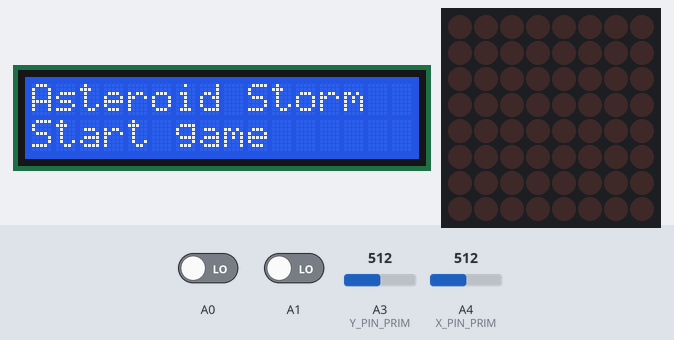
Simulated run of this sketch. Board: Arduino Nano, built with avr-gcc and run on an emulated ATmega328P. Parts: 16×2 character LCD, 8×8 LED matrix. Inputs (shaded band) come from the test bench; at power-on: A0 LOW, A3 (Y_PIN_PRIM) = 512, A1 LOW, A4 (X_PIN_PRIM) = 512. Random numbers use the default seed unless the sketch sets one.

Above: at 1.4 s.
1.5 s: A0 driven HIGH
At 1.91 s:
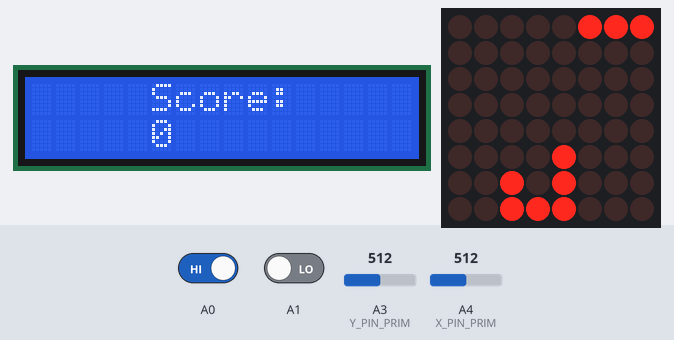
4.1 s: A3 (Y_PIN_PRIM) set to 588
6.5 s: A3 (Y_PIN_PRIM) set to 615
At 6.72 s:
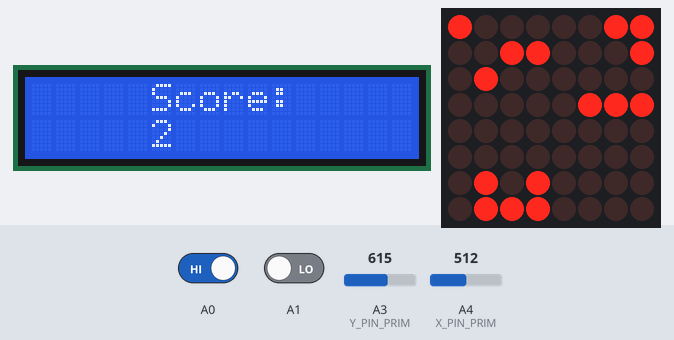
8.9 s: A1 driven HIGH
At 9.13 s:
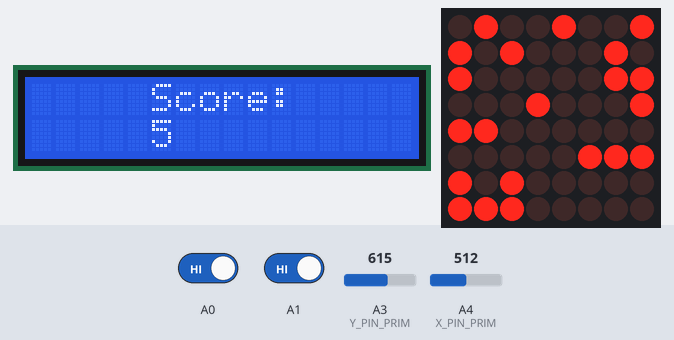
11.3 s: A0 driven LOW
At 11.54 s:
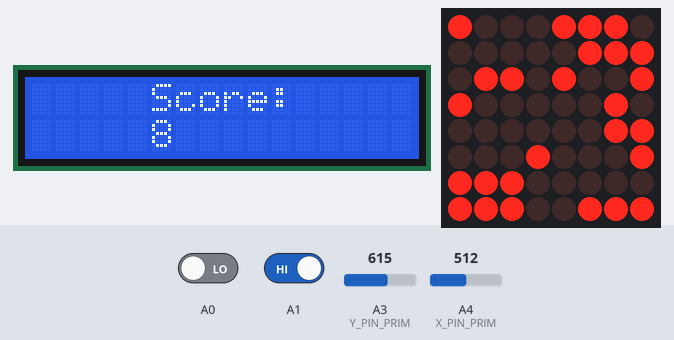
14.3 s: A1 driven LOW
At 17.7 s:
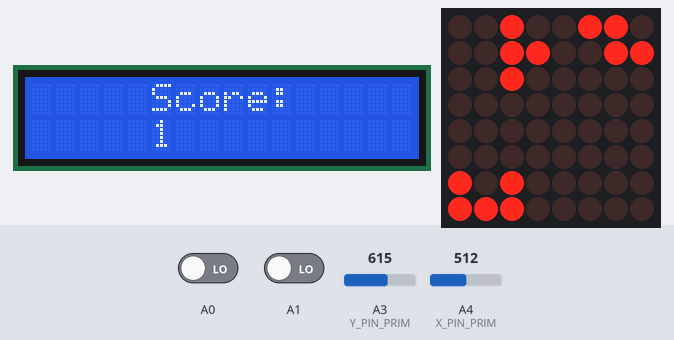
Timing chart, 0 to 19.2 s (numbered marks = the images above; inputs shaded):
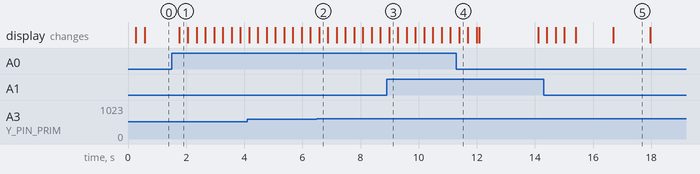

Measured:
- the behaviour switches between 600 and 601 on A3 (Y_PIN_PRIM) (found by bisection; images 1 and 2)
- after the input at 1.5 s, the display: changes after 0.26 s (image 1)
- what the display in image 5 shows lasts 1.3 s, from 16.7 s to 18.0 s

The sketch:

GoodGameBoi.ino
```cpp
#include "Menu.h"


void setup()
{
    lc.shutdown(0, false);
    lc.setIntensity(0, 0);
    lc.clearDisplay(0);

    livesLeft = 3;

    Exit();
}


void loop()
{
    MillisWait::readTime();

    switch (gameState)
    {
    case MENU :
        LCD.setString(0,"Asteroid Storm");
        LCD.setString(1, menuTexts[menuOpt]);

        leftBtn.ifPressed();
        rightBtn.ifPressed();
        Ctrl.checkV();
        break;

    case GAME:
        if(gameOver)
        {
            if(outofLives)
                finalScore();
            else
                lostLife();
        }
        else
                theActualGame();
        break;

    case DIFF:
        LCD.setString (0, "Select Diff");
        LCD.setString (1, diffTexts[diffOpt]);

        leftBtn.ifPressed();
        rightBtn.ifPressed();
        Ctrl.checkV();
        break;

    case SCORE:
        LCD.setString (0, "  Score record: ");


        char scoreITOA[6];
        itoa (highestScore[scoreOpt], scoreITOA, 10);

        LCD.setString (1, scoreTexts[scoreOpt]);
        LCD.setFromPos (1, strlen (scoreTexts[scoreOpt]), scoreITOA);

        leftBtn.ifPressed();
        rightBtn.ifPressed();
        Ctrl.checkV();
        break;

    default:
        break;
    }

    if(ragazAfisaj.isOk()) LCD.printStrings();
    Mat.playOn (lc);

}
```

Declarations.h
```cpp
#ifndef DECLARATIONS

#define DECLARATIONS

#include "MillisWait.h"
#include "Periferics.h"
#include "MatrixRelated.h"

#define DATA_PIN 8
#define CLK_PIN 7
#define CS_PIN 6

#define RS_PIN 12
#define ENB_PIN 11
#define D3_PIN_M 2
#define D2_PIN_M 3
#define D1_PIN_M 4
#define D0_PIN_M 5

#define X_PIN_SEC A7
#define Y_PIN_SEC A6
#define JOY_BTN_SEC A5

#define X_PIN_PRIM A4
#define Y_PIN_PRIM A3
#define JOY_BTN_PRIM A2

#define LEFT_BTN_PIN A1
#define RIGHT_BTN_PIN A0

#define BLANK_ARR "                "

LedControl lc = LedControl (DATA_PIN, CLK_PIN, CS_PIN, 1);
LeCeDe LCD (RS_PIN, ENB_PIN, D0_PIN_M, D1_PIN_M, D2_PIN_M, D3_PIN_M);
JoiceStick Ctrl (X_PIN_PRIM, Y_PIN_PRIM);
AlgPushButton leftBtn (LEFT_BTN_PIN);
AlgPushButton rightBtn (RIGHT_BTN_PIN);
AlgPushButton JoyBtn (JOY_BTN_PRIM);

SpaceShip Sheep;
Matrix8x8 Mat;
ShipLasers Laz;
Asteroids myAst;

MillisWait ragazAfisaj(500);

//game
int someScore[4] = {0,0,0,0};

//flow control
bool gameOver = false;
bool outofLives = false;

//The states
const short MENU = 0;
const short GAME = 1;
const short DIFF = 2;
const short SCORE = 3;

short gameState = 0;

// Game related
byte livesLeft = 3;
short difficulty = 0;
int highestScore[3] = {0, 0, 0};


#endif // DECLARATIONS
```

Game.h
```cpp
#ifndef THE_GAME
#define THE_GAME

#include "Declarations.h"


void mvSheepLeft () { Sheep.moveLeft(); }
void mvSheepRight () { Sheep.moveRight(); }

void shootLeft() { Laz.addLaser ( Sheep.leftGun() ); }
void shootRight() { Laz.addLaser ( Sheep.rightGun() ); }


void Replay();
void Exit();


void initGame()
{
    Laz.clearMatrix();
    myAst.clearMatrix();

    Laz.setDelay(70);
    myAst.setDiff (difficulty);

    leftBtn.setAction (shootLeft);
    rightBtn.setAction (shootRight);

    leftBtn.setDelay (190);
    rightBtn.setDelay (190);

    Ctrl.initH ( mvSheepLeft, mvSheepRight);
    Ctrl.initV (NULL, NULL);
    Ctrl.setDelay (120);

    LCD.setString (0, "     Score:     ");
    LCD.setString (1, BLANK_ARR);

}

    //update
void theActualGame()
{

    Ctrl.checkH();
    leftBtn.ifPressed();
    rightBtn.ifPressed();
    Laz.update();

    someScore[livesLeft] += Laz.contact (myAst) * (difficulty + 1);
    gameOver = myAst.addMeteors () | Sheep.didCollide (myAst);

    char sirPtNumar[10];
    itoa(someScore[livesLeft],sirPtNumar,10);
    LCD.setFromPos(1,5,sirPtNumar);

    Mat = Sheep | Laz | myAst;


}


//  ~~~GAME OVER~~~

void xMatrix()
{
byte anX[] = {  B01000010,
                B00100100,
                B00011000,
                B00011000,
                B00100100,
                B01000010,
                B00000000,
                B00000000};

Matrix8x8 theX;
theX = anX;

Mat = Sheep | theX;
}

void lostLifeWarn()
{

    LCD.setString(0,"You lost a life!");
    LCD.setString(1,"Lives left:     ");

    char auxMat[5];
    itoa(livesLeft,auxMat,10);
    if (someScore[0] >= 1000 )
        LCD.setFromPos(1,12,auxMat);
    LCD.setFromPos(1,13,auxMat);
    LCD.printStrings();

    gameOver = false;

    xMatrix();
    Mat.playOn(lc);
    delay(2000);
}

void finalScore ()
{
    char sirScor[7];
    itoa(someScore[0],sirScor,10);

    highestScore[difficulty] = max (highestScore[difficulty], someScore[0]);

    LCD.setString (0, "Final score:    ");
    LCD.setFromPos (0, 13, sirScor );
    LCD.setString (1, " Replay    Exit ");

    leftBtn.ifPressed();
    rightBtn.ifPressed();
}

void gameOverLCD()
{

    LCD.clearStrings();
    LCD.printStrings();
    delay(500);

    LCD.setString(0,"#     GAME     #");
    LCD.setString(1,"##    OVER!   ##");
    LCD.printStrings();
    delay(1500);
}


void lostLife()
{
        livesLeft--;
    if(livesLeft == 0)
    {
        xMatrix();
        gameOverLCD();

        livesLeft = 3;
        outofLives = true;

        leftBtn.setAction(Replay);
        rightBtn.setAction(Exit);

        someScore[0] = 0;
        for(int i=1;i<=3;i++)
            {
                someScore[0] += someScore[i];
                someScore[i] = 0;
            }
        delay(250);
    }
    else
    {
        lostLifeWarn();
        initGame();
    }
}


#endif //THE_GAME
```

MatrixRelated.cpp
```cpp
#include "MatrixRelated.h"
/*__  __       _        _      ___      ___
 |  \/  | __ _| |_ _ __(_)_  _( _ )_  _( _ )
 | |\/| |/ _` | __| '__| \ \/ / _ \ \/ / _ \
 | |  | | (_| | |_| |  | |>  < (_) >  < (_) |
 |_|  |_|\__,_|\__|_|  |_/_/\_\___/_/\_\___/
*/
#define zerO B00000000
#define MAT_SIZE 8

  Matrix8x8::Matrix8x8()
  {
    clearMatrix();
  }

  void Matrix8x8::shLeft()
  {
    for (int i = 0; i < MAT_SIZE; i++)
      octaMat[i] = octaMat[i] << 1;
  }

  void Matrix8x8::shRight()
  {
    for (int i = 0; i < 8; i ++ )
      octaMat[i] = octaMat [i] >> 1;
  }

  void Matrix8x8::shUp()
  {
    for (int i = 1; i < 8; i ++ )
      octaMat[i - 1] = octaMat[i] ;
    octaMat[7] = zerO;
  }

  void Matrix8x8::shDown()
  {
    for (int i = 7; i >= 0; i --)
      octaMat[i + 1] = octaMat[i];
    octaMat[0] = zerO;
  }

  Matrix8x8 Matrix8x8::operator| (const Matrix8x8& mat)
  {
    Matrix8x8 result;
    for ( int i = 0; i < 8; i++)
      result.octaMat[i] = octaMat[i] | mat.octaMat[i];
    return result;
  }

  Matrix8x8 Matrix8x8::operator& (const Matrix8x8& mat)
  {
    Matrix8x8 result;
    for ( int i = 0; i < 8; i++)
      result.octaMat[i] = octaMat[i] & mat.octaMat[i];
    return result;
  }

  Matrix8x8 Matrix8x8::operator^ (const Matrix8x8& mat)
  {
    Matrix8x8 result;
    for (int i = 0; i < 8; i++)
      result.octaMat[i] = octaMat[i] ^ mat.octaMat[i];
    return result;
  }

  Matrix8x8 Matrix8x8::operator~ ()
  {
    Matrix8x8 result;
    for (int i = 0; i < 8; i++)
      result.octaMat[i] = ~octaMat[i];
    return result;
  }

  bool  Matrix8x8::operator== (const Matrix8x8& mat)
  {
    for (int i = 0; i < 7; i ++)
      if (octaMat[i] != mat.octaMat[i]) return 0;
    return 1;
  }

  bool  Matrix8x8::operator!= (const Matrix8x8& mat)
  {
    for (int i = 0; i < 7; i ++)
      if (octaMat[i] != mat.octaMat[i]) return 1;
    return 0;
  }

  int Matrix8x8::operator= (const Matrix8x8& mat)
  {
    if (this == &mat) return 0;

    for (int i = 0; i <  8; i ++)
      octaMat[i] = mat.octaMat[i];
    return 1;
  }

  int Matrix8x8::operator= (const byte Mat[])
  {

    for (int i = 0; i <  8; i ++)
      octaMat[i] = Mat[i];
    return 1;
  }

  byte& Matrix8x8::operator[](int i)
  {
    if ( i < 0) return octaMat[0];
    if( i > 7 ) return octaMat[7];
    return octaMat[i];
  }

  void Matrix8x8::playOn(LedControl& LC)
  {
    LC.clearDisplay(0);
    for (int i = 0; i < 8; i ++ )
      LC.setRow (0, i, octaMat[i]);
  }

  void Matrix8x8::clearMatrix()
  {
    for ( int i = 0; i < 8; i ++ )
      octaMat[i] = zerO;
  }
///     END OF Matrix8x8

/*
  ____                       ____  _     _
 / ___| _ __   __ _  ___ ___/ ___|| |__ (_)_ __
 \___ \| '_ \ / _` |/ __/ _ \___ \| '_ \| | '_ \
  ___) | |_) | (_| | (_|  __/___) | | | | | |_) |
 |____/| .__/ \__,_|\___\___|____/|_| |_|_| .__/
       |_|                                |_|
*/


#define LEFT_GUN B00100000
#define RIGHT_GUN B00001000
#define UPPER_SHIP B00101000
#define LOWER_SHIP B00111000
#define FAR_LEFT B10000000
#define FAR_RIGHT B00000001
#define zerO B00000000
#define LAST_ROW

SpaceShip::SpaceShip ()
{
  leftGunPos = LEFT_GUN;
  rightGunPos = RIGHT_GUN;
  resetPosition();
}

void SpaceShip::moveLeft ()
{

  byte positionStatus = octaMat [ 7 ] & FAR_LEFT;
  if  ( positionStatus == zerO )
  {
     shLeft();;
     leftGunPos = leftGunPos << 1;
     rightGunPos = rightGunPos << 1;
  }
}

void SpaceShip::moveRight ()
{

 byte positionStatus = octaMat [ 7 ] & FAR_RIGHT;
  if (  positionStatus == zerO )
  {
     shRight();
     leftGunPos = leftGunPos >> 1;
     rightGunPos = rightGunPos >> 1;
  }
}

byte SpaceShip::leftGun ()
{
  return leftGunPos;
}

byte SpaceShip::rightGun ()
{
  return rightGunPos;
}

void SpaceShip::resetPosition ()
{
  clearMatrix();
  octaMat [ 6 ] = UPPER_SHIP;
  octaMat [ 7 ] = LOWER_SHIP;
  leftGunPos = LEFT_GUN;
  rightGunPos = RIGHT_GUN;

}

bool SpaceShip::didCollide (Matrix8x8& whatMat)
{
  byte secLastLine = octaMat[6] & whatMat[6];
  byte lastLine =  octaMat[7] & whatMat[7];

  if(secLastLine != zerO || lastLine != zerO)
     return true;
  return false;

}
//      END OF SpaceShip

/*
  ____  _     _       _
 / ___|| |__ (_)_ __ | |    __ _ ___  ___ _ __ ___
 \___ \| '_ \| | '_ \| |   / _` / __|/ _ \ '__/ __|
  ___) | | | | | |_) | |__| (_| \__ \  __/ |  \__ \
 |____/|_| |_|_| .__/|_____\__,_|___/\___|_|  |___/
               |_|
*/


#define DEF_DELAY 50
#define DEF_PEN 750

ShipLasers :: ShipLasers ()
{
  laserTracker = zerO;
  lazWait.setDelay(DEF_DELAY);
  penaltyWait.setDelay(0);
}

void ShipLasers::update()
{
  if ( (laserTracker != zerO) && lazWait.isOk())
    {
        laserTracker = laserTracker >> 1;
        if(octaMat[0] != zerO) penaltyWait.setDelay (DEF_PEN);
        shUp();
    }
}

void ShipLasers::addLaser (byte lasPos)
{
  if(penaltyWait.isOk())
  {
  octaMat [ 6 ] = lasPos;
  laserTracker = laserTracker | B01000000;
  penaltyWait.setDelay(0);
  }
}

int ShipLasers::howMuchOnes ( byte toDisecate )
{
  byte aMask = 1;
  int theOnes = 0;
  while( toDisecate != zerO)
  {
    if( (aMask & toDisecate) != zerO) theOnes++;
    toDisecate >>= 1;
  }
  return theOnes;
}

int ShipLasers::contact(Matrix8x8& asteroMat)
{
  int astHit = 0;
  for ( int i = 0; i < 7; i ++ )
   {
    byte meetUp = octaMat [ i ] & asteroMat [ i ];
    if ( meetUp != zerO)
      {
        asteroMat [i] ^= octaMat [i];
        octaMat [i] -= meetUp;
        astHit += howMuchOnes(meetUp);
      }
   }
   return astHit;
}

void ShipLasers::setDelay(unsigned long aDelay)
{
  lazWait.setDelay (aDelay) ;
}


void ShipLasers::resetDelay()
{
  lazWait.setDelay (DEF_DELAY);
}
//  END OF ShipLasers

/*
     _        _                 _     _
    / \   ___| |_ ___ _ __ ___ (_) __| |___
   / _ \ / __| __/ _ \ '__/ _ \| |/ _` / __|
  / ___ \\__ \ ||  __/ | | (_) | | (_| \__ \
 /_/   \_\___/\__\___|_|  \___/|_|\__,_|___/

*/
#define AST_DELAY(x) (1500 - 150 * x)
/*
  Difficulties:
    -Easy (0)   - 2,3,4 numar asteroizi
    -Medium (1) - 4,5,6 numar asteroizi
    -Hard (2)   - 5,6,7 numar asteroizi

    2 3 4
    4 5 6
    5 6 7
*/
Asteroids::Asteroids()
{
  diff = 0;
  astWait.setDelay (AST_DELAY(diff));
}

void Asteroids::setDiff (short aDiff)
{
  diff = aDiff;
  astWait.setDelay (AST_DELAY(diff));
}

byte Asteroids::twoPower (short Power)
{
  if(Power <= 0 ) return B1;
  byte wichOne = 1;
  while(Power > 0)
  {
    wichOne = wichOne << 1;
    Power--;
  }
  return wichOne;
}


byte Asteroids::genField (short howMany)
{


  if(howMany == 8) return 255;

  byte toGo, toAdd;
  toGo = zerO;
  toAdd = zerO;
  bool extraStep = false;

  if(howMany > 4)
  {
    extraStep = true;
    howMany = 8 - howMany;
  }

  while ( howMany > 0 )
  {
    int pw = random(8);
    toAdd = (byte)twoPower(pw);

    byte toComp = toGo & toAdd;
    if( toComp == zerO)
    {

      toGo = toGo | toAdd;
      howMany--;
    }
  }
  if(extraStep) return ~toGo;
  return toGo;
}

bool Asteroids::addMeteors ()
{

  if(!astWait.isOk()) return false;

  int lower;

  if(diff == 2) lower = 5;
  else lower = 2 + 2 * diff;

  short howMany = random (lower, lower + 3);

  if (octaMat[7] != zerO) return true;
  shDown();
  byte neww = genField ( howMany );

  octaMat[0] = neww;
  return false;

}

void Asteroids::setDelay(unsigned long aDelay)
{
  astWait.setDelay(aDelay);
}
///     END OF Asteroids
```

MatrixRelated.h
```cpp
/*__  __       _        _      ___      ___
 |  \/  | __ _| |_ _ __(_)_  _( _ )_  _( _ )
 | |\/| |/ _` | __| '__| \ \/ / _ \ \/ / _ \
 | |  | | (_| | |_| |  | |>  < (_) >  < (_) |
 |_|  |_|\__,_|\__|_|  |_/_/\_\___/_/\_\___/
*/
#ifndef MATRIX_8X8

#define MATRIX_8X8

#include <LedControl.h>

/* Simulare matrice de leduri cu un vector
    cu 8 elemente de tip byte */
class Matrix8x8
{
protected:

  byte octaMat[8];

public:

  Matrix8x8();

  void shLeft();    //Shiftare stanga
  void shRight();   //Shiftare dreapta
  void shUp();      //Shiftare in sus, inlocuire ultimul elemente cu 0
  void shDown();    //Shiftare in jos, inlocuire primul elemente cu 0

  //Operatori logici pe biti pentru matrice
  Matrix8x8 operator| (const Matrix8x8&);
  Matrix8x8 operator& (const Matrix8x8&);
  Matrix8x8 operator^ (const Matrix8x8&);
  Matrix8x8 operator~ ();

  //Operatori logici si atributionari
  bool  operator== (const Matrix8x8&);
  bool  operator!= (const Matrix8x8&);
  int operator= (const Matrix8x8&);
  int operator= (const byte Mat[]);
  byte& operator[](int i);
                                //Metoda de transpunere a continutului pe o matrice
  void playOn(LedControl&);       //prin-un element din libraria LedControl
  void clearMatrix();
};

#endif ///MATRIX_8X8


/*
  ____                       ____  _     _
 / ___| _ __   __ _  ___ ___/ ___|| |__ (_)_ __
 \___ \| '_ \ / _` |/ __/ _ \___ \| '_ \| | '_ \
  ___) | |_) | (_| | (_|  __/___) | | | | | |_) |
 |____/| .__/ \__,_|\___\___|____/|_| |_|_| .__/
       |_|                                |_|
*/
#ifndef SPACESHIP_H

#define SPACESHIP_H


/*
  Clasa care simuleaza miscarile unei navete spatiale
    pe doua randuri ale matricii dar care este totusi
    derivata din clasa Matrix8x8
*/
class SpaceShip : public Matrix8x8
{
  byte defShip [2];             //Default ship model
  byte leftGunPos, rightGunPos; //Pozitiile armelor, returnate pentru clasa ShipLasers

  public:
  SpaceShip ();

  void moveLeft ();
  void moveRight ();

  byte leftGun ();
  byte rightGun ();

  void resetPosition ();
  bool didCollide (Matrix8x8&);

};

#endif /// SPACESHIP_H

/*
  ____  _     _       _
 / ___|| |__ (_)_ __ | |    __ _ ___  ___ _ __ ___
 \___ \| '_ \| | '_ \| |   / _` / __|/ _ \ '__/ __|
  ___) | | | | | |_) | |__| (_| \__ \  __/ |  \__ \
 |____/|_| |_|_| .__/|_____\__,_|___/\___|_|  |___/
               |_|
*/
#ifndef SHIPLASERS_H

#define SHIPLASERS_H

#include "MillisWait.h"

class ShipLasers : public Matrix8x8
{
  byte laserTracker;
  MillisWait lazWait, penaltyWait;
public:
  ShipLasers();
  void update();
  int howMuchOnes(byte toDisecate);
    /*Checks if you destroys asteroids and updates the matrixes.
      Returns the amount of asteroids destroyed at the time called*/
  int contact(Matrix8x8&);
  void addLaser(byte);
  void setDelay(unsigned long);
  void resetDelay();
};

#endif /// SHIPLASERS_H


/*
     _        _                 _     _
    / \   ___| |_ ___ _ __ ___ (_) __| |___
   / _ \ / __| __/ _ \ '__/ _ \| |/ _` / __|
  / ___ \\__ \ ||  __/ | | (_) | | (_| \__ \
 /_/   \_\___/\__\___|_|  \___/|_|\__,_|___/

*/
#ifndef ASTEROIDS_H

#define ASTEROIDS_H

#include "MillisWait.h"


class Asteroids : public Matrix8x8
{
  MillisWait astWait;
    //Method of pow(x,y)
  byte twoPower(short);
 public:
  short diff;
  Asteroids();
  void setDiff(short aDiff);
  byte genField (short);
    /*Method that generates a field of meteors and returns
    one of the loseing conditions*/
  bool addMeteors ();
  void setDelay(unsigned long aDelay);

};

#endif ///ASTEROIDS_H
```

Menu.h
```cpp
#ifndef MAIN_MENU

#define MAIN_MENU

#include "Game.h"

//Highes scores
char scoreTexts [][17] = { "E:   ", "M:   ", "H:   "};
byte scoreOpt = 0;

//Difficulty select
char diffTexts [][17] = {"Easy", "Medium", "Hard"};
byte diffOpt = 0;

    //High scores menu functions
void prevScr ()
{
    if (scoreOpt > 0)
        scoreOpt -- ;
}

void nextScr ()
{
    if (scoreOpt < 2)
        scoreOpt ++;
}

void initScore ()
{
    Ctrl.initV (nextScr, prevScr);
    leftBtn.setAction (Exit);
    rightBtn.setAction (Exit);
}

    //Difficulty menu functions
void prevDiff ()
{
    if (diffOpt > 0)
        diffOpt -- ;
}
void nextDiff ()
{
    if (diffOpt < 2)
        diffOpt ++ ;
}


void selectDiff ()
{
    difficulty = diffOpt;
    myAst.setDiff (diffOpt);
    Exit ();
}


void initDiff ()
{
    Ctrl.initV (nextDiff, prevDiff);
    leftBtn.setAction (selectDiff);
    rightBtn.setAction (Exit);
}


//MENU
char menuTexts [][17] = {"Start game", "Set Dificulty", "High score"};
byte menuOpt = 0;

    ///change state from menu to game
void startFromMenu ()
{
    gameOver = false;
    outofLives = false;
    initGame();
}

void menuUp ()
{
    if (menuOpt > 0)
        menuOpt -- ;
}

void menuDown ()
{
    if (menuOpt < 2)
        menuOpt ++ ;
}


void menuBtnSelect ()
{
    switch (menuOpt + 1)
    {
        case GAME:
            startFromMenu ();
            gameState = GAME;
            break;

        case DIFF:
            initDiff();
            gameState = DIFF;
            break;

        case SCORE:
            initScore ();
            gameState = SCORE;
            break;

        default:
            break;
    }
    delay(250);
}


    //reinit game (replay)
void Replay()
{
    gameOver = false;
    outofLives = false;
    initGame();
}

    //init menu
void Exit()
{
    gameState = MENU;

    Mat.clearMatrix();
    gameOver = false;
    outofLives = false;
    //myMenu = true;

    Ctrl.initV(menuDown, menuUp);
    Ctrl.setDelay(250);
    leftBtn.setAction (menuBtnSelect);
    rightBtn.setAction (menuBtnSelect);
    delay(200);
}

#endif //MAIN_MENU
```

Source omitted: MillisWait.cpp (758 bytes), MillisWait.h (929 bytes), Periferics.cpp (3806 bytes), Periferics.h (2728 bytes)
